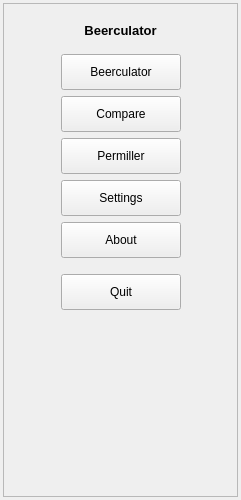
          <widget class="QWidget" name="scrollAreaWidgetContents">
           <property name="geometry">
            <rect>
             <x>0</x>
             <y>0</y>
             <width>241</width>
             <height>500</height>
            </rect>
           </property>
           <layout class="QGridLayout" name="gridLayout_3">
            <property name="margin">
             <number>3</number>
            </property>
            <item row="0" column="0">
             <widget class="QFrame" name="frame_2">
              <property name="frameShape">
               <enum>QFrame::StyledPanel</enum>
              </property>
              <property name="frameShadow">
               <enum>QFrame::Raised</enum>
              </property>
              <layout class="QGridLayout" name="gridLayout_11">
               <item row="1" column="0" colspan="3">
                <widget class="QLabel" name="label_30">
                 <property name="font">
                  <font>
                   <pointsize>10</pointsize>
                   <weight>75</weight>
                   <bold>true</bold>
                  </font>
                 </property>
                 <property name="inputMethodHints">
                  <set>Qt::ImhNone</set>
                 </property>
                 <property name="text">
                  <string>Beerculator</string>
                 </property>
                 <property name="alignment">
                  <set>Qt::AlignCenter</set>
                 </property>
                </widget>
               </item>
               <item row="2" column="1">
                <spacer name="verticalSpacer_6">
                 <property name="orientation">
                  <enum>Qt::Vertical</enum>
                 </property>
                 <property name="sizeType">
                  <enum>QSizePolicy::Fixed</enum>
                 </property>
                 <property name="sizeHint" stdset="0">
                  <size>
                   <width>20</width>
                   <height>10</height>
                  </size>
                 </property>
                </spacer>
               </item>
               <item row="3" column="0">
                <spacer name="horizontalSpacer_5">
                 <property name="orientation">
                  <enum>Qt::Horizontal</enum>
                 </property>
                 <property name="sizeHint" stdset="0">
                  <size>
                   <width>40</width>
                   <height>20</height>
                  </size>
                 </property>
                </spacer>
               </item>
               <item row="3" column="1">
                <widget class="QPushButton" name="btnBeerculator">
                 <property name="minimumSize">
                  <size>
                   <width>120</width>
                   <height>0</height>
                  </size>
                 </property>
                 <property name="styleSheet">
                  <string notr="true">padding:10px</string>
                 </property>
                 <property name="text">
                  <string>Beerculator</string>
                 </property>
                </widget>
               </item>
               <item row="3" column="2">
                <spacer name="horizontalSpacer_7">
                 <property name="orientation">
                  <enum>Qt::Horizontal</enum>
                 </property>
                 <property name="sizeHint" stdset="0">
                  <size>
                   <width>40</width>
                   <height>20</height>
                  </size>
                 </property>
                </spacer>
               </item>
               <item row="4" column="1">
                <widget class="QPushButton" name="btnCompare">
                 <property name="minimumSize">
                  <size>
                   <width>120</width>
                   <height>0</height>
                  </size>
                 </property>
                 <property name="styleSheet">
                  <string notr="true">padding:10px</string>
                 </property>
                 <property name="text">
                  <string>Compare</string>
                 </property>
                </widget>
               </item>
               <item row="5" column="1">
                <widget class="QPushButton" name="btnPermiller">
                 <property name="minimumSize">
                  <size>
                   <width>120</width>
                   <height>0</height>
                  </size>
                 </property>
                 <property name="styleSheet">
                  <string notr="true">padding:10px</string>
                 </property>
                 <property name="text">
                  <string>Permiller</string>
                 </property>
                </widget>
               </item>
               <item row="6" column="1">
                <widget class="QPushButton" name="btnSettings">
                 <property name="minimumSize">
                  <size>
                   <width>120</width>
                   <height>0</height>
                  </size>
                 </property>
                 <property name="styleSheet">
                  <string notr="true">padding:10px</string>
                 </property>
                 <property name="text">
                  <string>Settings</string>
                 </property>
                </widget>
               </item>
               <item row="7" column="1">
                <widget class="QPushButton" name="btnInfo">
                 <property name="minimumSize">
                  <size>
                   <width>120</width>
                   <height>0</height>
                  </size>
                 </property>
                 <property name="styleSheet">
                  <string notr="true">padding:10px</string>
                 </property>
                 <property name="text">
                  <string>About</string>
                 </property>
                </widget>
               </item>
               <item row="8" column="1">
                <spacer name="verticalSpacer_5">
                 <property name="orientation">
                  <enum>Qt::Vertical</enum>
                 </property>
                 <property name="sizeType">
                  <enum>QSizePolicy::Fixed</enum>
                 </property>
                 <property name="sizeHint" stdset="0">
                  <size>
                   <width>20</width>
                   <height>10</height>
                  </size>
                 </property>
                </spacer>
               </item>
               <item row="9" column="1">
                <widget class="QPushButton" name="btnExit">
                 <property name="minimumSize">
                  <size>
                   <width>120</width>
                   <height>0</height>
                  </size>
                 </property>
                 <property name="styleSheet">
                  <string notr="true">padding:10px</string>
                 </property>
                 <property name="text">
                  <string>Quit</string>
                 </property>
                </widget>
               </item>
               <item row="10" column="1">
                <spacer name="verticalSpacer_4">
                 <property name="orientation">
                  <enum>Qt::Vertical</enum>
                 </property>
                 <property name="sizeHint" stdset="0">
                  <size>
                   <width>20</width>
                   <height>40</height>
                  </size>
                 </property>
                </spacer>
               </item>
               <item row="0" column="0">
                <spacer name="verticalSpacer_7">
                 <property name="orientation">
                  <enum>Qt::Vertical</enum>
                 </property>
                 <property name="sizeType">
                  <enum>QSizePolicy::Fixed</enum>
                 </property>
                 <property name="sizeHint" stdset="0">
                  <size>
                   <width>20</width>
                   <height>10</height>
                  </size>
                 </property>
                </spacer>
               </item>
              </layout>
             </widget>
            </item>
           </layout>
          </widget>
